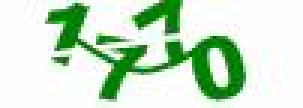
#> input picture captchas/00e93fbb-7ed1-4f59-a0cf-ca9bdce04013_2c186fe5-1018-4f5d-9309-322f309a5dc9.jpg, 101 x 36 px (shown 3 times larger); its folder holds only this picture in this run
$ python read_captcha.py   (Python 2 division)
#> lines starting #> are read from the running program, lines starting #| are printed output that depends on the picture
# coding=utf-8
from PIL import Image, ImageEnhance, ImageFilter
import os
import uuid

def main():
    directory = 'captchas'
    file_count = 0
    for filename in os.listdir(directory):
        if filename.endswith(".jpg"):
            file_count += 1
            img_name = os.path.join(directory, filename)
            cut_img(img_name)

    print 'Finished: {0}'.format(file_count)


def image_process(img_path):
    image = Image.open(img_path)
#> image is the input picture: PIL image 101x36 RGB; mean R, G, B 202.5, 226.9, 202.6
    image = image.filter(ImageFilter.MedianFilter())
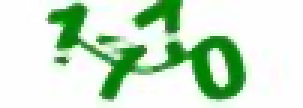
#> image: PIL image 101x36 RGB (shown 3 times larger); mean R, G, B 203.3, 228.4, 203.5
    enhancer = ImageEnhance.Contrast(image)
    image = enhancer.enhance(1)
    image = image.convert('L')
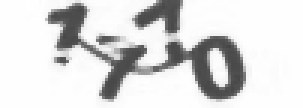
#> image: PIL image 101x36 L (shown 3 times larger); min 69, max 255, mean 218

    return image


# [124 lines left out: functions binarizing, depoint, sum_9_region, not called in this run]


def segment(im):
    s = 12
    w = 18
    h = 36
    t = 0
    im_new = []
    for i in range(4):
        im1 = im.crop((s + w * i, t, s + w * (i + 1), h))
        im_new.append(im1)
#> this loop made 4 passes
#> pass 1, in segment, `im1 = im.crop((s + w * i, t, s + w * (i + 1), h))`:
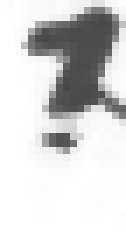
#> im1: PIL image 18x36 L (shown 7 times larger); min 71, max 255, mean 214.8
#> pass 2, in segment, `im1 = im.crop((s + w * i, t, s + w * (i + 1), h))`:
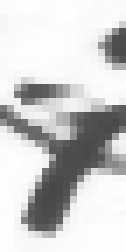
#> im1: PIL image 18x36 L (shown 7 times larger); min 72, max 254, mean 204.4
#> pass 3, in segment, `im1 = im.crop((s + w * i, t, s + w * (i + 1), h))`:
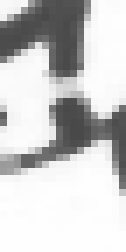
#> im1: PIL image 18x36 L (shown 7 times larger); min 73, max 255, mean 202.3
#> after the loop, im_new = 4 items
    return im_new


def cut_img(img):
    cut_difrectory = 'sep_capt'
    im = image_process(img)
    pics = segment(im)
#> pics = 4 items
    for pic in pics:
        ran_text = str(uuid.uuid4())
        new_name = os.path.join(cut_difrectory, ran_text + '.jpg')
        pic.save(new_name)
#> this loop made 4 passes
#> ran_text on passes 1 to 4: '19fd920d-dff6-4a44-abf4-069261b088a0', '4beb814d-74b2-4d62-9fc2-a3ffd4fcff88', '51788caf-8c8c-4ce4-b118-983be7797486', '1691fd67-2087-43c3-ac7f-7afe0020ea2d'

if __name__ == "__main__":
    main()

$ run again, on captchas/1397930a-9407-47c4-93ef-943b4b30460d_39792e38-b65a-40c6-a684-33dcb5c1cec7.jpg
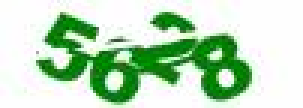
#> input picture captchas/1397930a-9407-47c4-93ef-943b4b30460d_39792e38-b65a-40c6-a684-33dcb5c1cec7.jpg, 101 x 36 px (shown 3 times larger)
#> in image_process, image is the input picture: PIL image 101x36 RGB; mean R, G, B 188.2, 219.4, 188.4
#> in image_process, `image = image.convert('L')`:
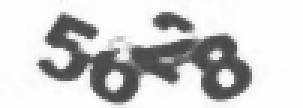
#> image: PIL image 101x36 L (shown 3 times larger); min 71, max 255, mean 207.1
#> the loop in segment, `for i in range(4):` made 4 passes
#> pass 3, in segment, `im1 = im.crop((s + w * i, t, s + w * (i + 1), h))`:
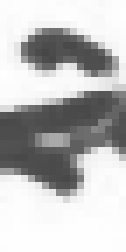
#> im1: PIL image 18x36 L (shown 7 times larger); min 71, max 255, mean 188.9
#> after the loop in segment, `for i in range(4):`: im_new = 4 items
#> the loop in cut_img, `for pic in pics:` made 4 passes
#> ran_text on passes 1 to 4: '59a97574-31f4-4b4b-bc09-29c8cc8923c4', '321d8cdb-e638-4e8d-a6ed-e86bcbb942f2', '05b9a469-a1bc-4370-9525-bb18d85cd515', '7a91df3c-62ac-4311-bc7a-b0e7803e75ab'

$ run again, on captchas/1939f8fc-0e4a-470f-aaec-f258e6c7268d_e1781a63-d9ea-4e66-9928-c849208e1087.jpg
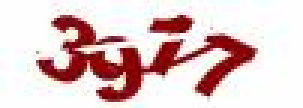
#> input picture captchas/1939f8fc-0e4a-470f-aaec-f258e6c7268d_e1781a63-d9ea-4e66-9928-c849208e1087.jpg, 101 x 36 px (shown 3 times larger)
#> in image_process, image is the input picture: PIL image 101x36 RGB; mean R, G, B 225.9, 200.6, 200.7
#> in image_process, `image = image.convert('L')`:
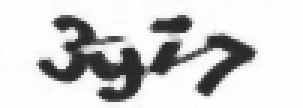
#> image: PIL image 101x36 L (shown 3 times larger); min 38, max 255, mean 209.4
#> the loop in segment, `for i in range(4):` made 4 passes
#> pass 3, in segment, `im1 = im.crop((s + w * i, t, s + w * (i + 1), h))`:
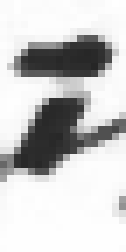
#> im1: PIL image 18x36 L (shown 7 times larger); min 38, max 255, mean 201
#> after the loop in segment, `for i in range(4):`: im_new = 4 items
#> the loop in cut_img, `for pic in pics:` made 4 passes
#> ran_text on passes 1 to 4: '24141ced-b6af-4be5-a219-c767034f84a8', 'a006eb13-d9bf-45aa-a103-15b8f029a46a', 'e8013d73-ebee-452e-860d-d3f5de127306', '720a7a45-758b-4bd1-a094-9d2db69032d3'
